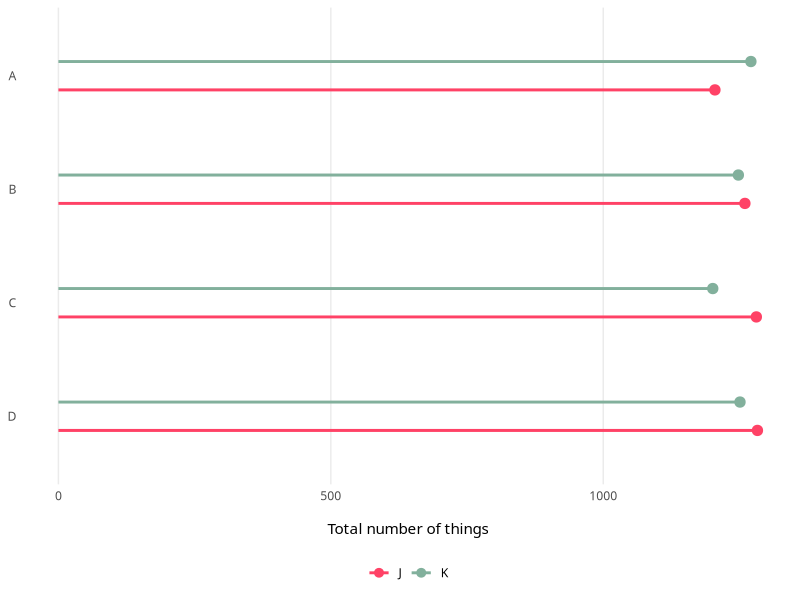
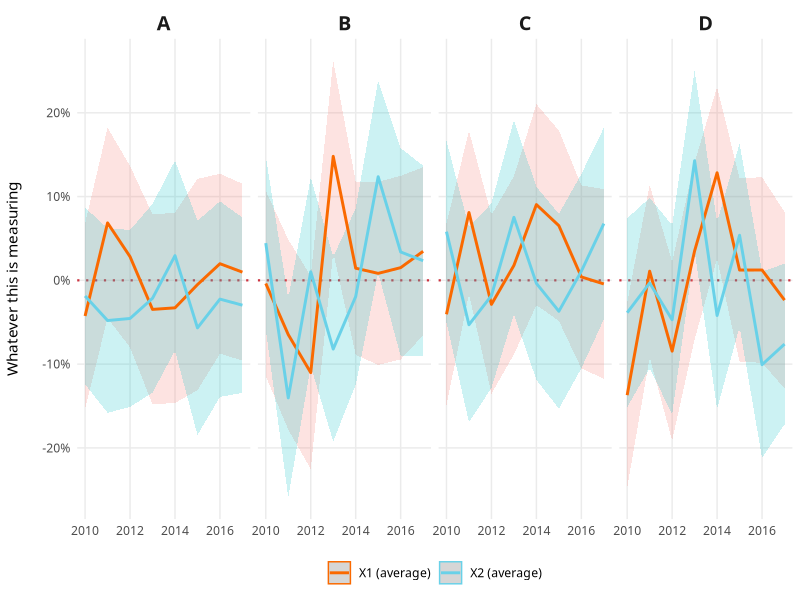
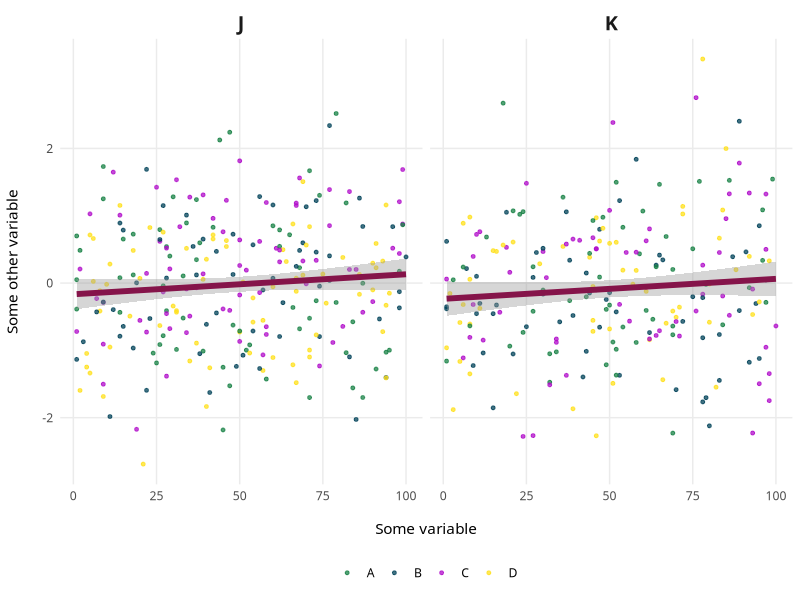
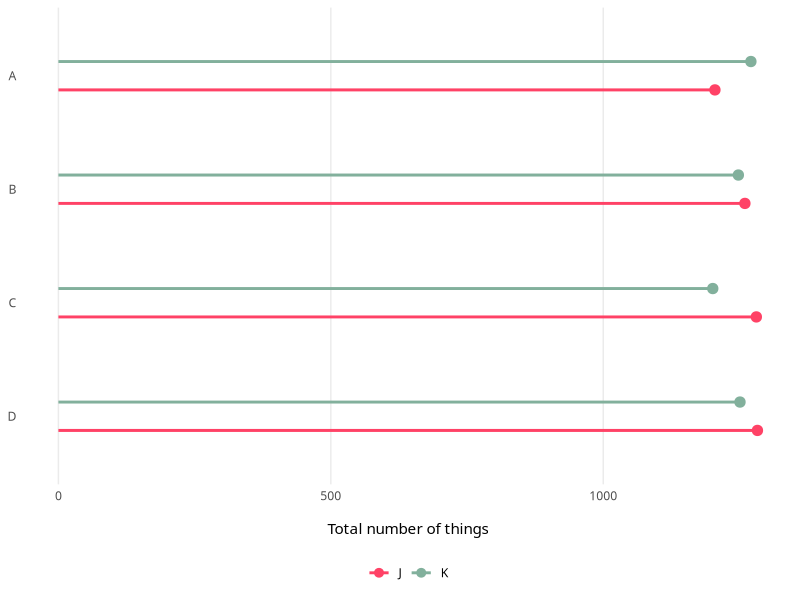
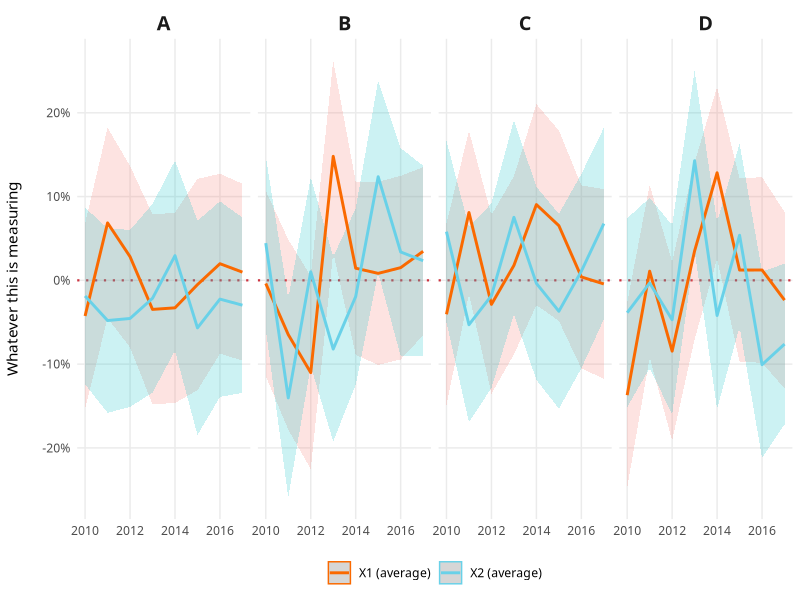
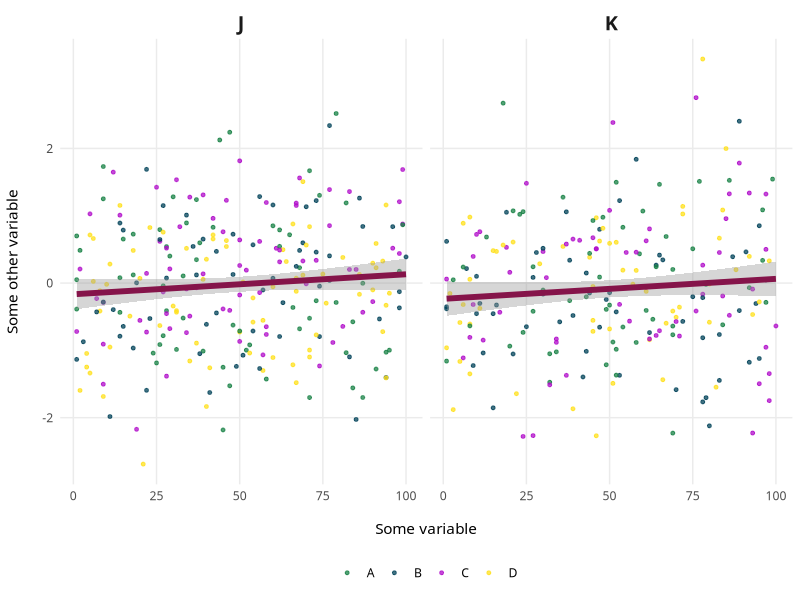

These figures' R source, in order:
## ---- chunk 1
#| label: load-libraries-data
#| warning: false
#| message: false

library(tidyverse)
library(scales)  # For nicer scales

set.seed(1234)  # Make all random draws the same
example_data <- tibble(x1 = rnorm(10000),
                       x2 = rnorm(10000),
                       y1 = sample(1:100, 10000, replace = TRUE),
                       y2 = sample(LETTERS[1:4], 10000, replace = TRUE),
                       y3 = sample(LETTERS[10:11], 10000, replace = TRUE),
                       year = sample(2010:2017, 10000, replace = TRUE)) |>
  arrange(y2, year)

# write_csv(example_data, "data/example_data.csv")
## ---- chunk 2
#| label: create-theme

my_beautiful_fancy_theme <- theme_minimal(base_family = "Source Sans Pro") +
  theme(legend.position = "bottom",
        panel.background = element_rect(fill = "transparent", colour = NA),
        plot.background = element_rect(fill = "transparent", colour = NA),
        axis.title.x = element_text(margin = margin(t = 15)),
        axis.title.y = element_text(margin = margin(r = 15)),
        strip.text = element_text(family = "Source Sans Pro", face = "bold",
                                  size = rel(1.3)))
## ---- chunk 3
#| label: lollipip
#| message: false
#| fig-width: 6
#| fig-height: 4

example_data_summarized <- example_data |>
  group_by(y2, y3) |>
  summarize(n = n())

figure1 <- ggplot(example_data_summarized, aes(x = n, y = fct_rev(y2), color = y3)) +
  geom_pointrange(aes(xmin = 0, xmax = n), position = position_dodge(width = 0.5),
                  linewidth = 1, fatten = 5) +
  labs(x = "Total number of things", y = NULL) +
  guides(color = guide_legend(title = NULL)) +
  scale_color_manual(values = c("#FF4266", "#82B09C")) +
  my_beautiful_fancy_theme + 
  theme(panel.grid.minor = element_blank(),
        panel.grid.major.y = element_blank())

figure1

ggsave(figure1, filename = "output/figure1.pdf", device = cairo_pdf,
       width = 6, height = 4, units = "in", bg = "transparent")
## ---- chunk 4
#| label: change-over-time
#| message: false
#| fig-width: 10
#| fig-height: 3

example_data_time <- example_data |>
  pivot_longer(cols = c(x1, x2), names_to = "x_names", values_to = "value") |>
  group_by(x_names, year, y2) |>
  summarize(x_avg = mean(value),
            error = sd(value) / sqrt(length(value))) |>
  ungroup() |>
  mutate(upper = x_avg + (1.96 * error),
         lower = x_avg - (1.96 * error)) |>
  mutate(x_names = recode(x_names, 
                          x1 = "X1 (average)",
                          x2 = "X2 (average)"))

figure2 <- ggplot(example_data_time, aes(x = year, y = x_avg, color = x_names)) +
  geom_hline(yintercept = 0, linewidth = 0.75, color = "#CC3340", linetype = "dotted") +
  geom_ribbon(aes(ymin = lower, ymax = upper, fill = x_names, color = NULL), alpha = 0.2) +
  geom_line(linewidth = 1) + 
  scale_color_manual(values = c("#FA6900", "#69D1E8")) + 
  scale_y_continuous(labels = label_percent()) +
  guides(color = guide_legend(title = NULL), fill = "none") +
  labs(x = NULL, y = "Whatever this is measuring") +
  facet_wrap(~ y2, nrow = 1) + 
  my_beautiful_fancy_theme + 
  theme(panel.grid.minor = element_blank())

figure2

ggsave(figure2, filename = "output/figure2.pdf", device = cairo_pdf,
       width = 16, height = 3, units = "in", bg = "transparent")
## ---- chunk 5
#| label: relationships
#| message: false
#| fig-width: 6
#| fig-height: 4

# There are a lot of points here and they're all random and pointless, so I
# simplify this graphic by just taking a subset of them
example_data_subset <- example_data |>
  sample_n(500)
  
figure3 <- ggplot(example_data_subset, aes(x = y1, y = x2, color = y2)) +
  geom_point(size = 1, alpha = 0.75) + 
  geom_smooth(method = "lm", color = "#85144A", linewidth = 2) +
  labs(x = "Some variable", y = "Some other variable") +
  guides(color = guide_legend(title = NULL)) +
  scale_color_manual(values = c("#188146", "#004259", "#B00DC9", "#FFE01C")) +
  facet_wrap(~ y3) +
  my_beautiful_fancy_theme + 
  theme(panel.grid.minor = element_blank())

figure3

ggsave(figure3, filename = "output/figure3.pdf", device = cairo_pdf,
       width = 6, height = 4, units = "in", bg = "transparent")
